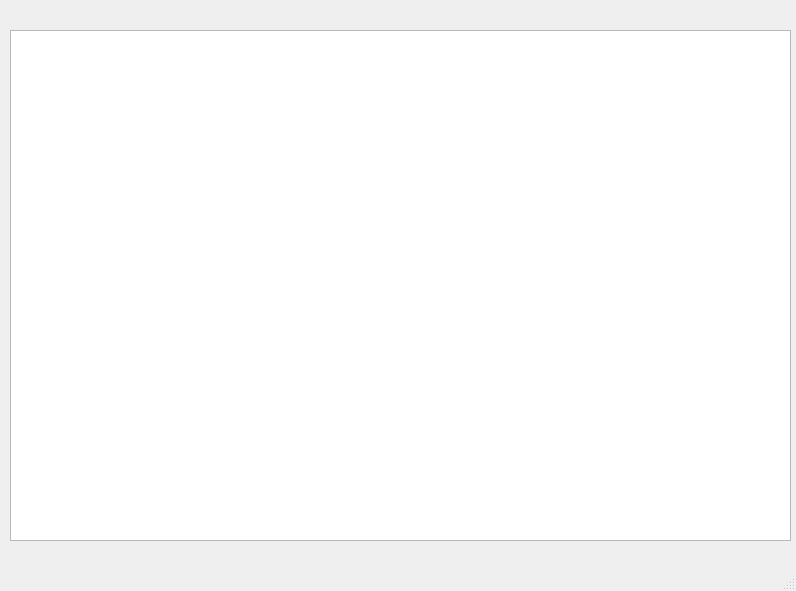
<?xml version="1.0" encoding="UTF-8"?>
<ui version="4.0">
 <class>MainWindow</class>
 <widget class="QMainWindow" name="MainWindow">
  <property name="geometry">
   <rect>
    <x>0</x>
    <y>0</y>
    <width>796</width>
    <height>591</height>
   </rect>
  </property>
  <property name="windowTitle">
   <string>MainWindow</string>
  </property>
  <widget class="QWidget" name="centralwidget">
   <widget class="QTableWidget" name="tableWidget">
    <property name="geometry">
     <rect>
      <x>10</x>
      <y>30</y>
      <width>781</width>
      <height>511</height>
     </rect>
    </property>
   </widget>
  </widget>
  <widget class="QStatusBar" name="statusbar"/>
 </widget>
 <resources/>
 <connections/>
</ui>
